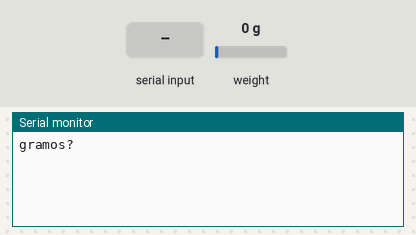
The sketch below on a simulated Arduino Uno, built with avr-gcc and run on an emulated ATmega328P. On the bench: the last lines printed to the serial monitor. The inputs (shaded band) are chosen by the test bench; at power-on: weight on the scale 0 g.

Above: at 4.2 s.
4.3 s: "90,45\n" received over Serial
At 5.3 s:
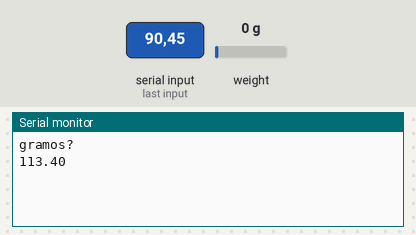
7.3 s: weight on the scale set to 100 g
At 7.33 s:
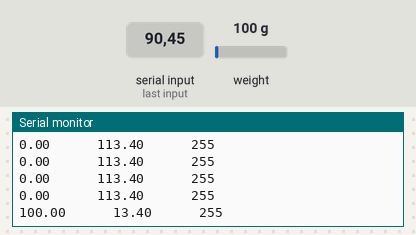
8.8 s: weight on the scale set to 1250 g
At 9.3 s:
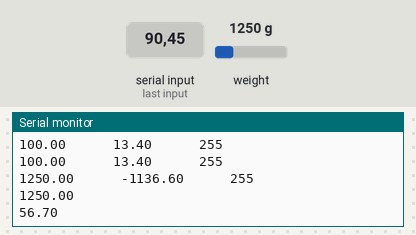
10.3 s: weight on the scale set to 100 g
At 10.55 s:
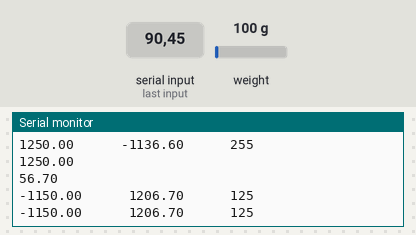
Timing chart, 0 to 13.3 s (numbered marks = the images above; inputs shaded):
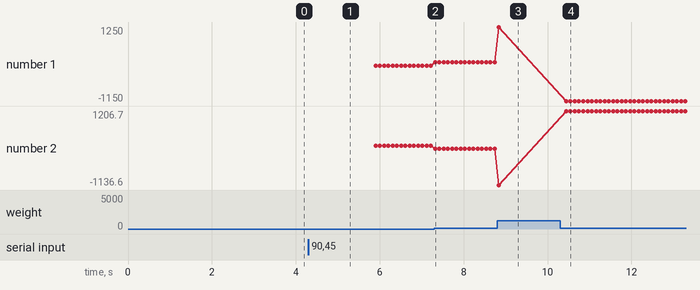

Measured:
- after the input at 4.3 s, the serial monitor: prints a new line at once (image 1)
- after the input at 7.3 s, the serial monitor: prints a new line at once (image 2)
- after the input at 8.8 s, the serial monitor: prints a new line at once (image 3)
- after the input at 10.3 s, the serial monitor: prints a new line after 0.14 s (image 4)
- plotted number 1: 0 → 100 after the input at 7.3 s, 100 → 1250 after the input at 8.8 s, 1250 → -1150 after the input at 10.3 s
- plotted number 2: 113.4 → 13.4 after the input at 7.3 s, 13.4 → -1136.6 after the input at 8.8 s, -1136.6 → 1206.7 after the input at 10.3 s

The sketch:

ClosedLoopMotorTest.ino
```cpp
// utiliza el monitor serial para ingresar la cantidad de gramos de material a dispensar.
// debes configurar la celda antes de ocupar el sistema
// la constante proporcional del controlador también debe ser calibrada

#include "HX711.h"

#define DC_IN1 2
#define DC_IN2 4
#define DC_PWM 3

int pwm = 0;
float target = 0;
float masa = 0;
boolean dispensing = false;

#define Kp 100

#define CC_CLK 5
#define CC_DAT 6
#define calibrationfactor 965500 // celda de 1 kg

HX711 celda(CC_CLK,CC_DAT);

unsigned long sampletime = 50;

void setup() {

  Serial.begin(9600);
  celda.set_scale();
  celda.tare();
  celda.read_average();
  celda.set_scale(calibrationfactor);
  celda.tare();
  pinMode(DC_IN1,OUTPUT);
  pinMode(DC_IN2,OUTPUT);
  pinMode(DC_PWM,OUTPUT);
  Serial.println("gramos? ");

}

void loop() {

  if(Serial.available()>0 && dispensing==false){
      target=Serial.parseInt()*1.26;
      Serial.println(target);
      dispensing=true;
      celda.tare();
      delay(500);
  }

  if (dispensing==true){

  masa=celda.get_units()*1000;
  Serial.print(masa);
  Serial.print("      ");
  float error = target-masa;
  pwm=int(Kp*error);
  pwm=constrain(pwm,125,255);
  Serial.print(error);
  Serial.print("      ");
  Serial.println(pwm);

  if(masa>=target){
    dispensing=false;
    pwm=0;
    Serial.println(masa);
  }

  }

  digitalWrite(DC_IN1,HIGH);
  digitalWrite(DC_IN2,LOW);
  analogWrite(DC_PWM,pwm);
}
```
